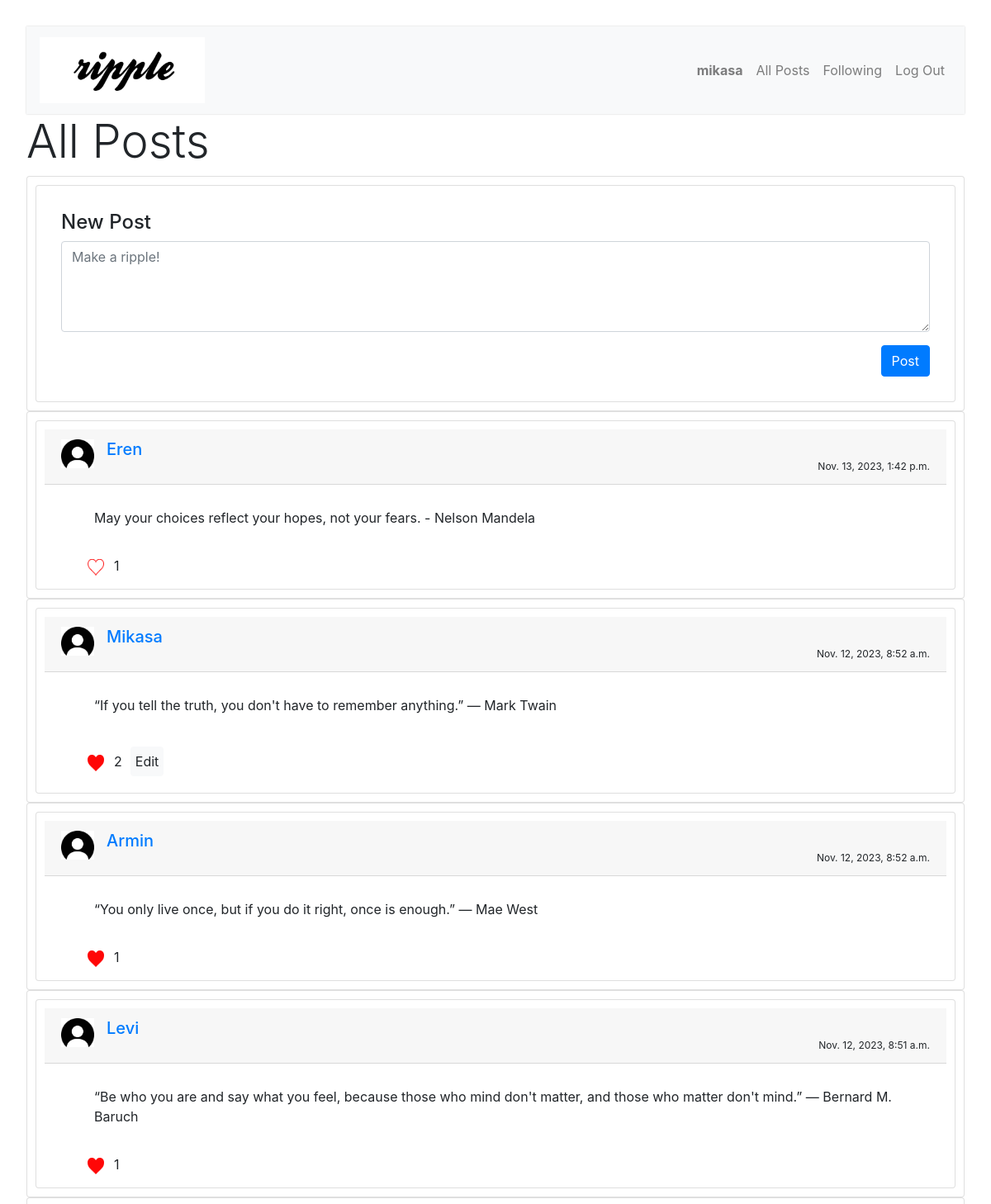
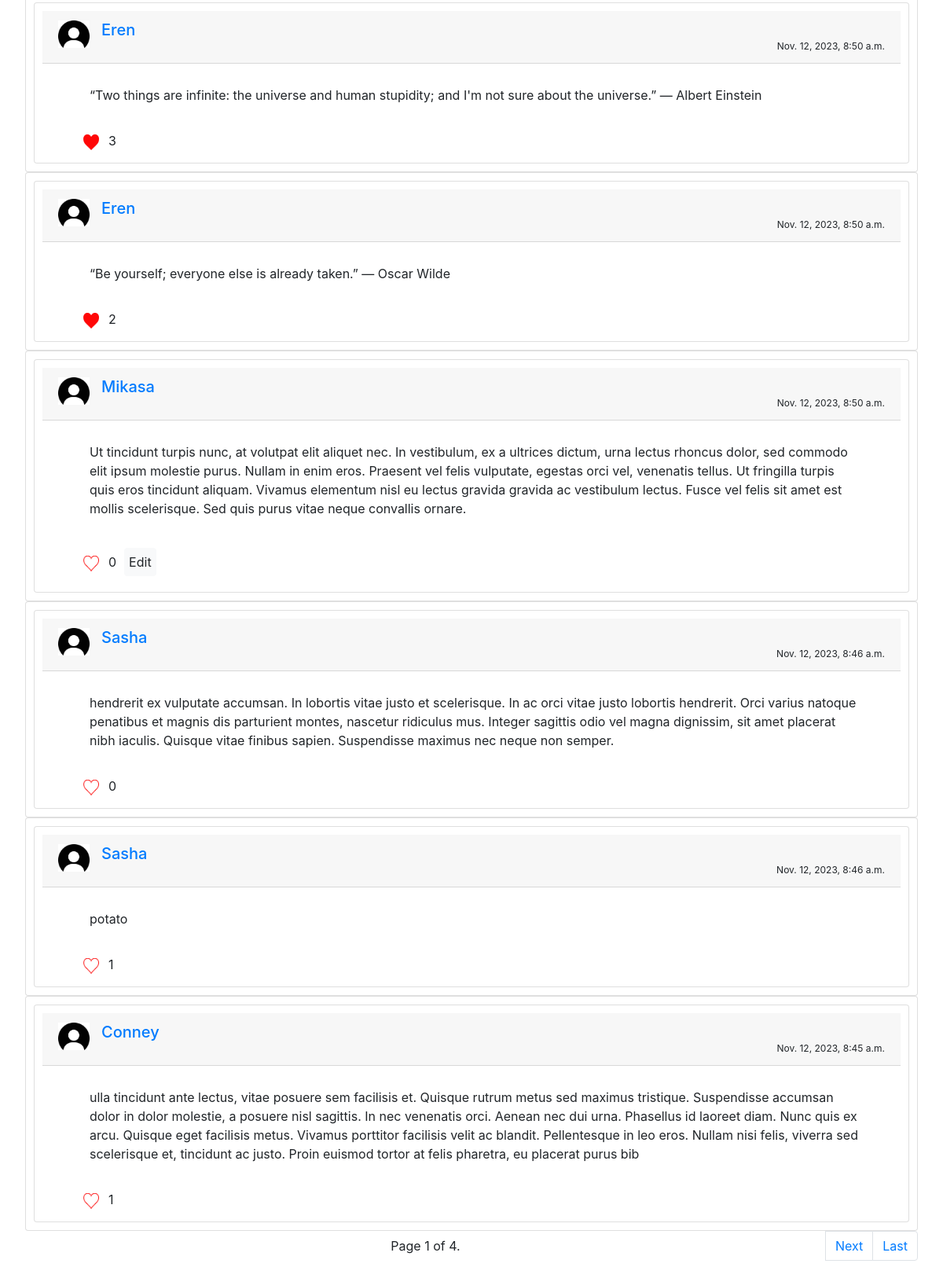
Screenshot of / (signed in) with the database file from the repository (2 pictures, top to bottom).
### network/models.py (models this page shows)
class User(AbstractUser):
    followers = models.ManyToManyField("self", symmetrical=False, related_name="following")

class Post(models.Model):
    creator = models.ForeignKey(User, on_delete=models.CASCADE, related_name="creator")
    text = models.CharField(max_length=300)
    timestamp = models.DateTimeField(auto_now_add=True)

### network/views.py (the view)
# urls.py: path("", views.index, name="index"),
def index(request):
    if request.method == "POST":
        post = request.POST["post"]
        user = request.user
        newpost = Post(creator=user, text=post)
        newpost.save()
    user = request.user
    posts = Post.objects.order_by('-timestamp')
    if user.is_authenticated:
        liked_posts = [post for post in posts if Like.objects.filter(post=post, user=user).exists()]
    else:
        liked_posts = []
    paginator = Paginator(posts, 10)
    page = request.GET.get('page', 1)
    current_posts = paginator.page(page)
    return render(request, "network/index.html", {
        "current_posts": current_posts,
        "liked_posts": liked_posts,
        "paginator": paginator,
        "user" : user
    })

### network/templates/network/index.html (shortened to what this page needs)
    {% extends "network/layout.html" %}
    {% block script %}
        {% load static %}
        <link href="{% static 'network/styles.css' %}" rel="stylesheet">
    {% endblock %}
    {% block body %}
        {% if user.is_authenticated %}
            <h1 class="display-4">All Posts</h1>
            <div>
                <section class="card">
                    <div class="card">
                        <div class="card-body">
                            <form action="" method="post">
                                <h4 class="h4">New Post</h4>
                                <div class="tab-content" id="myTabContent">
                                    <div class="tab-pane fade show active" id="posts" role="tabpanel" aria-labelledby="posts-tab">
                                        <div class="form-group">
                                            <textarea class="form-control" rows="4" cols="50" name="post" placeholder="Make a ripple!"></textarea>
                                        </div>
                                    </div>
                                </div>
                                <div class="text-right">
                                    <input type="submit" value="Post" class="btn btn-primary">
                                </div>
                            </form>
                        </div>
                    </section>
                </div>
                {% for post in current_posts %}
                    <section class="card">
                    <div class="post card">
                        <div class="card-header container">
                            <div class="text-capitalize h5 mb-0">
                                <img class="thumbnail pull-left media-object" src="../static/network/dp.jpg" width="40px">
                                <a href="/{{ post.creator }}" style="margin: 15px;">{{ post.creator }}</a>
                            </div>
                            <div class="timestamp">{{ post.timestamp }}</div>
                        </div>
                        <div class="post-content card-body my-2">{{ post.text }}</div>
                        <div class="like">
                            <button class="like-button btn" style="border: none;">
                                {% if post in liked_posts %}
                                <img src="{% static 'network/liked.png' %}" alt="liked" width="20px" height="20px" class="unlike-icon">
                                {% else %}
                                <img src="{% static 'network/like.png' %}" alt="like" width="20px" height="20px" class="like-icon">
                                {% endif %}
                            </button>
                            <div class="like-count" style="display: grid; place-items: center;">{{ post.liked_on.count }}</div>
                            {% if post.creator == user %}
                                <input type="submit" value="Edit" class="edit btn btn-light">
                            {% endif %}
                        </div>
                    </div>
                    </section>
                {% empty %}
                    <div>No posts.</div>
                {% endfor %}
            </div>
            <div>
                <nav>
                    <ul class="pagination">
                        <li class="page-item active" style="width: 100%; display: grid; place-items: center;">
                                Page {{ current_posts.number }} of {{ current_posts.paginator.num_pages }}.
                        </li>
                        {% if current_posts.has_next %}
                            <li class="page-item"><a class="page-link" href="?page={{ current_posts.next_page_number }}">Next</a></li>
                            <li class="page-item"><a class="page-link" href="?page={{ current_posts.paginator.num_pages }}">Last</a></li>
                        {% endif %}
                    </ul>
                </nav>
            </div>
        {% else %}
            <h2 class="display-3">You are not logged in!</h2>
            <h3 class="display-4"><a href="{% url 'login' %}">Log In</a> or <a href="{% url 'register' %}">Register.</a></h3>
        {% endif %}
    {% endblock %}

### network/templates/network/layout.html (shortened to what this page needs)
{% load static %}
<!DOCTYPE html>
<html lang="en">
    <head>
        <link rel="stylesheet" href="https://cdnjs.cloudflare.com/ajax/libs/font-awesome/4.7.0/css/font-awesome.min.css">
        <link href="{% static 'network/styles.css' %}" rel="stylesheet">
        <link rel="stylesheet" href="https://stackpath.bootstrapcdn.com/bootstrap/4.4.1/css/bootstrap.min.css">
        {% block script %}
        {% endblock %}
    </head>
    <body>
        <nav class="navbar navbar-expand-lg navbar-light bg-light navbar-custom">
            <a class="navbar-brand navbar-header nav" href="{% url 'index' %}">
                <div class="network-img">
                    <img src="{% static 'network/ripple.png' %}" alt="Connect" style="width: 200px;">
                </div>
            </a>
            <div class="navbar-nav ml-auto">
              <ul class="navbar-nav ml-auto navbar-right">
                {% if user.is_authenticated %}
                    <li class="nav-item">
                        <a class="nav-link" href="{% url 'profile' user.username %}"><strong>{{ user.username }}</strong></a>
                    </li>
                {% endif %}
                <li class="nav-item">
                  <a class="nav-link" href="{% url 'index' %}">All Posts</a>
                </li>
                {% if user.is_authenticated %}
                    <li class="nav-item">
                        <a class="nav-link" href="{% url 'following' %}">Following</a>
                    </li>
                    <li class="nav-item">
                        <a class="nav-link" href="{% url 'logout' %}">Log Out</a>
                    </li>
                {% endif %}
              </ul>
            </div>
          </nav>
        <div class="body">
            {% block body %}
            {% endblock %}
    </body>
</html>

### network/static/network/styles.css (style rules this page uses)
form { display: block; }
body { margin: 20px; padding: 12px; }
.card { padding: 10px; }
.timestamp { font-size: 12px; text-align: right; }
.like { display: flex; }
.navbar-custom { background: #fff; border-color: #ccc; box-shadow: 0 0 2px 0 #ccc; }
.edit { margin: 10px; padding: 5px; }
.post-content, .like { margin-left: 40px; margin-right: 30px; }

### rows the page displays
User: username "mikasa"
Post: creator "Eren", timestamp "Nov. 13, 2023, 1:42 p.m.", text "May your choices reflect your hopes, not your fears. - Nelson Mandela", liked_on.count "1"
Post: creator "Mikasa", timestamp "Nov. 12, 2023, 8:52 a.m.", text "“If you tell the truth, you don't have to remember anything.” ― Mark Twain", liked_on.count "2"
Post: creator "Armin", timestamp "Nov. 12, 2023, 8:52 a.m.", text "“You only live once, but if you do it right, once is enough.” ― Mae West", liked_on.count "1"
Post: creator "Levi", timestamp "Nov. 12, 2023, 8:51 a.m.", text "“Be who you are and say what you feel, because those who mind don't matter, and those who matter don't mind.” ― Bernard M. Baruch", liked_on.count "1"
Post: creator "Eren", timestamp "Nov. 12, 2023, 8:50 a.m.", text "“Two things are infinite: the universe and human stupidity; and I'm not sure about the universe.” ― Albert Einstein", liked_on.count "3"
Post: creator "Eren", timestamp "Nov. 12, 2023, 8:50 a.m.", text "“Be yourself; everyone else is already taken.” ― Oscar Wilde", liked_on.count "2"
Post: creator "Mikasa", timestamp "Nov. 12, 2023, 8:50 a.m.", text "Ut tincidunt turpis nunc, at volutpat elit aliquet nec. In vestibulum, ex a ultrices dictum, urna lectus rhoncus dolor, sed commodo elit ipsum molestie purus. Nullam in enim eros. Praesent vel felis vulputate, egestas orci vel, venenatis tellus. Ut fringilla turpis quis eros tincidunt aliquam. Vivamus elementum nisl eu lectus gravida gravida ac vestibulum lectus. Fusce vel felis sit amet est mollis scelerisque. Sed quis purus vitae neque convallis ornare.", liked_on.count "0"
Post: creator "Sasha", timestamp "Nov. 12, 2023, 8:46 a.m.", text "hendrerit ex vulputate accumsan. In lobortis vitae justo et scelerisque. In ac orci vitae justo lobortis hendrerit. Orci varius natoque penatibus et magnis dis parturient montes, nascetur ridiculus mus. Integer sagittis odio vel magna dignissim, sit amet placerat nibh iaculis. Quisque vitae finibus sapien. Suspendisse maximus nec neque non semper.", liked_on.count "0"
Post: creator "Sasha", timestamp "Nov. 12, 2023, 8:46 a.m.", text "potato", liked_on.count "1"
Post: creator "Conney", timestamp "Nov. 12, 2023, 8:45 a.m.", text "ulla tincidunt ante lectus, vitae posuere sem facilisis et. Quisque rutrum metus sed maximus tristique. Suspendisse accumsan dolor in dolor molestie, a posuere nisl sagittis. In nec venenatis orci. Aenean nec dui urna. Phasellus id laoreet diam. Nunc quis ex arcu. Quisque eget facilisis metus. Vivamus porttitor facilisis velit ac blandit. Pellentesque in leo eros. Nullam nisi felis, viverra sed scelerisque et, tincidunt ac justo. Proin euismod tortor at felis pharetra, eu placerat purus bib", liked_on.count "1"

### other values shown
{{ current_posts.number }} "1"
{{ current_posts.paginator.num_pages }} "4"
